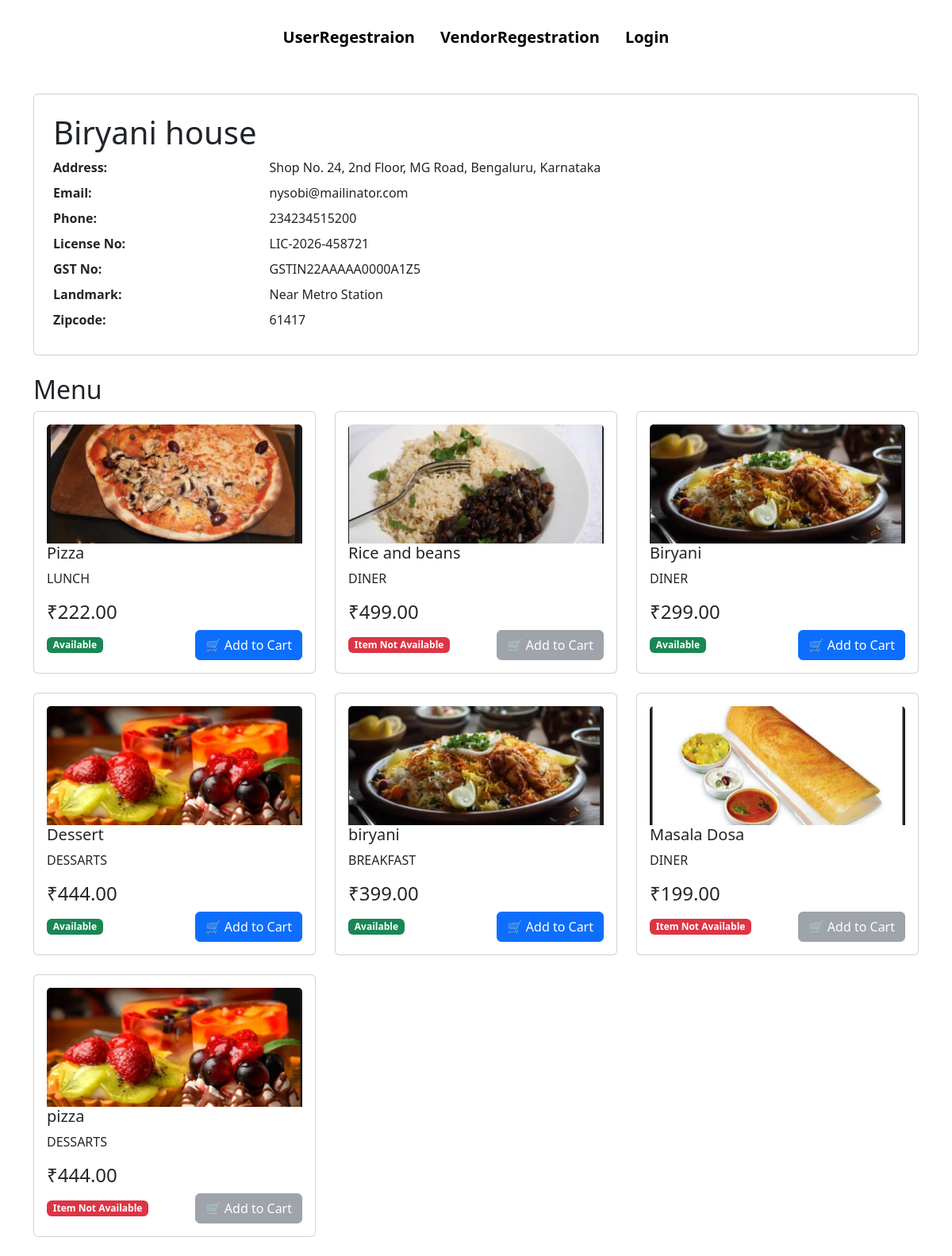
/Rest/11/, run on the app's committed database.
### accounts/models.py (models this page shows, shortened)
class VendorDetails(models.Model):
    user = models.OneToOneField(User,on_delete=models.CASCADE)
    RestruntName = models.CharField(max_length=100)
    lic_no= models.CharField(max_length=100)
    Gst_no=models.CharField(max_length=100)
    res_email= models.EmailField()
    res_phone= models.BigIntegerField()
    res_address=models.TextField()
    landmark=models.CharField(max_length=100)
    zipcode=models.IntegerField()
    lic_certificate= models.ImageField(upload_to='liccer/',blank=True,null=True)
    res_image=models.ImageField(upload_to='resimg/',blank=True,null=True)
    is_approved=models.BooleanField(default=False)

### menu/models.py (models this page shows)
class FoodItems(models.Model):
    Categories=[('BREAKFAST','Breakfast'),
                ('LUNCH','Lunch'),
                ('DINER','Diner'),
                ('BRAVERAGES','Braverages'),
                ('DESSARTS','Dessarts'),
                ]
    vendor = models.ForeignKey(VendorDetails, on_delete=models.CASCADE, null=True, blank=True)
    name =models.CharField(max_length=100)
    price = models.DecimalField(max_digits=10, decimal_places=2)
    image = models.ImageField(upload_to='foodimage/',blank=True,null=True)
    Categery=models.CharField(max_length=10,choices=Categories)
    is_available = models.BooleanField(default=True)

### accounts/views.py (the view)
# urls.py: path('Rest/<int:id>/', views.Rest_details, name='Rest'),
def Rest_details(request, id=0):
    info = get_object_or_404(VendorDetails, id=id)
    food_items = FoodItems.objects.filter(vendor=info)
    return render(request, 'accounts/Rest_details.html', {'info': info, 'food_items': food_items})

### Card/context_processors.py (called while the page is built)
def cart_count(request):
    if request.user.is_authenticated:
        count = sum(
            item.quantity
            for item in CardItem.objects.filter(user=request.user)
        )
    else:
        count = 0
    return {
        'cart_count': count
    }

### template/accounts/Rest_details.html
{% extends 'base.html' %}
{% block content %}
<div class="container mt-5">
    <div class="card p-4 mb-4">
    <h1>{{ info.RestruntName }}</h1>
    <div class="row mb-2">
        <div class="col-md-3"><strong>Address:</strong></div>
        <div class="col-md-9">{{ info.res_address }}</div>
    </div>
    <div class="row mb-2">
        <div class="col-md-3"><strong>Email:</strong></div>
        <div class="col-md-9">{{ info.res_email }}</div>
    </div>
    <div class="row mb-2">
        <div class="col-md-3"><strong>Phone:</strong></div>
        <div class="col-md-9">{{ info.res_phone }}</div>
    </div>
    <div class="row mb-2">
        <div class="col-md-3"><strong>License No:</strong></div>
        <div class="col-md-9">{{ info.lic_no }}</div>
    </div>
    <div class="row mb-2">
        <div class="col-md-3"><strong>GST No:</strong></div>
        <div class="col-md-9">{{ info.Gst_no }}</div>
    </div>
    <div class="row mb-2">
        <div class="col-md-3"><strong>Landmark:</strong></div>
        <div class="col-md-9">{{ info.landmark }}</div>
    </div>
    <div class="row mb-2">
        <div class="col-md-3"><strong>Zipcode:</strong></div>
        <div class="col-md-9">{{ info.zipcode }}</div>
    </div>
</div>
<h2>Menu</h2>
    <div class="row">
        {% for item in food_items %}
        <div class="col-md-4 mb-4">
            <div class="card p-3">
                {% if item.image %}
                    <img src="{{ item.image.url }}" class="card-img-top" style="height:150px; object-fit:cover;">
                {% endif %}
                <h5>{{ item.name }}</h5>
                <p>{{ item.Categery}}</p>
                <h4>₹{{ item.price }}</h4>
                <div class="food-actions d-flex justify-content-between align-items-center w-100">
                {% if item.is_available %}
                    <span class="badge bg-success">Available</span>
                {% else %}
                    <span class="badge bg-danger">Item Not Available</span>
                {% endif %}
                 {% if item.is_available %}
                    <a href="{% url 'add_to_card' item.id %}"class="btn btn-primary" style="margin-left: auto;" onclick="alert('Item added to cart!');">🛒 Add to Cart</a>
                {% else %}
                    <span class="btn btn-secondary disabled" style="margin-left: auto;">🛒 Add to Cart</span>
                {% endif %}
                </div>
            </div>
        </div>
        {% empty %}
        <p>No food items Available yet.</p>
        {% endfor %}
    </div>
</div>
{% endblock %}

### template/base.html (shortened to what this page needs)
<!DOCTYPE html>
<html lang="en">
<head>
    <link href="https://cdn.jsdelivr.net/npm/bootstrap@5.3.8/dist/css/bootstrap.min.css" rel="stylesheet">
    <link rel="stylesheet" href="https://cdn.jsdelivr.net/npm/bootstrap-icons@1.11.3/font/bootstrap-icons.css">
</head>
<body><br>
    <div class="navbar-wrapper">
    <ul class="nav justify-content-center">
        {% if user.is_authenticated %}
            <li class="nav-item">
                <a class="nav-link active"  href="{% url 'home' %}">Home</a>
            </li>
            <li class="nav-item">
                <a class="nav-link" href="{% url 'profile'%}">profile</a>
            </li>
            <li class="nav-item">
                <a class="nav-link" href="{% url 'logout' %}">Logout</a>
            </li>
        {% else %}
            <li class="nav-item">
                <a class="nav-link" href="{% url 'regester' %}">UserRegestraion</a>
            </li>
            <li class="nav-item">
                <a class="nav-link" href="{% url 'vendor_register' %}">VendorRegestration</a>
            </li>
            <li class="nav-item">
                <a class="nav-link" href="{% url 'login' %}">Login</a>
            </li>
        {% endif %}
    </ul>
    {% block content %}
    {% endblock%}
</body>
</html>

### template/base.html (style rules this page uses)
.nav-link { color: black; font-size: 20px; font-weight: bold; }

### data on the page
VendorDetails: RestruntName "Biryani house", res_address "Shop No. 24, 2nd Floor, MG Road, Bengaluru, Karnataka", res_email "nysobi@mailinator.com", res_phone "234234515200", lic_no "LIC-2026-458721", Gst_no "GSTIN22AAAAA0000A1Z5", landmark "Near Metro Station", zipcode "61417"
FoodItems: image (picture), name "Pizza", Categery "LUNCH", price "222.00", is_available "Available"
FoodItems: image (picture), name "Rice and beans", Categery "DINER", price "499.00", is_available "Item Not Available"
FoodItems: image (picture), name "Biryani", Categery "DINER", price "299.00", is_available "Available"
FoodItems: image (picture), name "Dessert", Categery "DESSARTS", price "444.00", is_available "Available"
FoodItems: image (picture), name "biryani", Categery "BREAKFAST", price "399.00", is_available "Available"
FoodItems: image (picture), name "Masala Dosa", Categery "DINER", price "199.00", is_available "Item Not Available"
FoodItems: image (picture), name "pizza", Categery "DESSARTS", price "444.00", is_available "Item Not Available"
